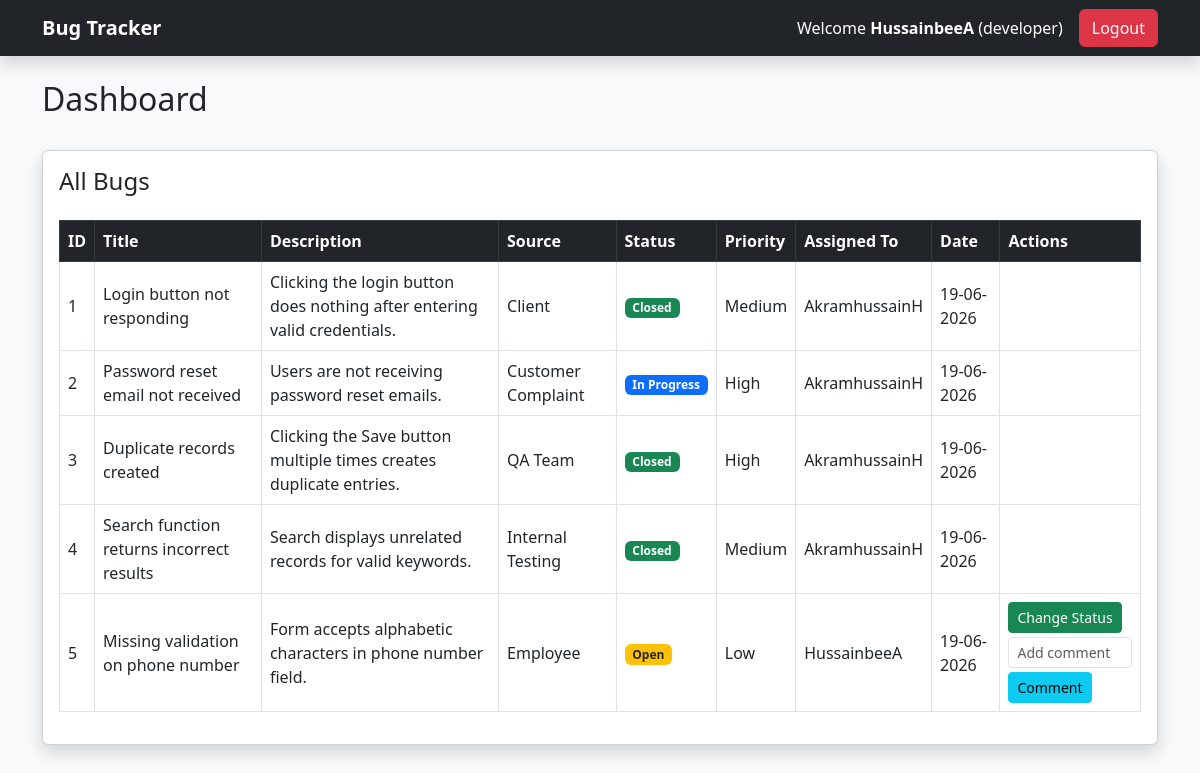
The app's page /dashboard (signed in) with its own data.
### models.py (models this page shows)
class User(db.Model):
    __tablename__ = "user"
    id = db.Column(db.Integer, primary_key=True)
    username = db.Column(db.String(100), unique=True, nullable=False)
    email = db.Column(db.String(100), unique=True, nullable=False)
    password = db.Column(db.String(255), nullable=False)
    role = db.Column(db.String(50), nullable=False)

class Bug(db.Model):
    __tablename__ = "bug"
    id = db.Column(db.Integer, primary_key=True)
    title = db.Column(db.String(200), nullable=False)
    description = db.Column(db.Text, nullable=False)
    priority = db.Column(db.String(50))
    bug_source = db.Column(db.String(100))
    status = db.Column(db.String(50), default="Open")
    created_by_id = db.Column(
        db.Integer,
        db.ForeignKey("user.id")
    )
    assigned_to_id = db.Column(
        db.Integer,
        db.ForeignKey("user.id")
    )
    assigned_to = db.relationship(
    "User",
    foreign_keys=[assigned_to_id]
)
    created_at = db.Column(
        db.DateTime,
        default=datetime.utcnow
    )
    comments = db.relationship(
        "Comment",
        backref="bug",
        lazy=True,
        cascade="all, delete-orphan"
    )

### app.py (the view, shortened to what this page needs)
@app.route("/dashboard")
def dashboard():
    if "user_id" not in session:
        return redirect("/login")
    role = session["role"].lower()
    if role == "admin":
        bugs = Bug.query.all()
    else:
        bugs = Bug.query.filter(
            Bug.status != "Deleted"
        ).all()
    developers = User.query.filter(
        User.role.ilike("developer")
    ).all()
    total_bugs = Bug.query.filter(
        Bug.status != "Deleted"
    ).count()
    open_bugs = Bug.query.filter_by(
        status="Open"
    ).count()
    in_progress_bugs = Bug.query.filter_by(
        status="In Progress"
    ).count()
    resolved_bugs = Bug.query.filter_by(
        status="Resolved"
    ).count()
    closed_bugs = Bug.query.filter_by(
        status="Closed"
    ).count()
    deleted_bugs = Bug.query.filter_by(
        status="Deleted"
    ).count()
    return render_template(
        "dashboard.html",
        bugs=bugs,
        developers=developers,
        total_bugs=total_bugs,
        open_bugs=open_bugs,
        in_progress_bugs=in_progress_bugs,
        resolved_bugs=resolved_bugs,
        closed_bugs=closed_bugs,
        deleted_bugs=deleted_bugs
    )

### templates/dashboard.html (shortened to what this page needs)
{% extends 'base.html' %}
{% block content %}
<div class="d-flex justify-content-between align-items-center mb-4">
<h2>Dashboard</h2>
</div>
<div class="card shadow">
<div class="card-body">
    <h4 class="mb-4">All Bugs</h4>
    <table class="table table-bordered table-hover align-middle">
        <thead class="table-dark">
            <tr>
                <th>ID</th>
                <th>Title</th>
                <th>Description</th>
                <th>Source</th>
                <th>Status</th>
                <th>Priority</th>
                <th>Assigned To</th>
                <th>Date</th>
                <th>Actions</th>
            </tr>
        </thead>
        <tbody>
            {% for bug in bugs %}
            <tr>
                <td>{{ loop.index }}</td>
                <td>{{ bug.title }}</td>
                <td>
    {{ bug.description }}
</td>
                <td>{{ bug.bug_source }}</td>
                <td>
                    {% if bug.status|lower == 'open' %}
<span class="badge bg-warning text-dark">
    Open
</span>
{% elif bug.status|lower == 'in progress' %}
<span class="badge bg-primary">
    In Progress
</span>
{% elif bug.status|lower == 'resolved' %}
<span class="badge bg-info text-dark">
    Resolved
</span>
{% elif bug.status|lower == 'closed' %}
<span class="badge bg-success">
    Closed
</span>
{% elif bug.status|lower == 'deleted' %}
<span class="badge bg-danger">
    Deleted
</span>
{% endif %}
                </td>
                <td>{{ bug.priority }}</td>
                <td>
                    {% if bug.assigned_to %}
                        {{ bug.assigned_to.username }}
                    {% else %}
                        Not Assigned
                    {% endif %}
                </td>
                <td>
                    {{ bug.created_at.strftime('%d-%m-%Y') }}
                </td>
                <td>
                    {% set role = session['role']|lower %}
                    {% if role == 'developer'
                          and bug.assigned_to_id == session['user_id'] %}
                        {% if bug.status|lower in
                              ['open', 'in progress'] %}
                        <a href="/update_status/{{ bug.id }}"
                           class="btn btn-success btn-sm mb-1">
                            Change Status
                        </a>
                        {% endif %}
                        <form method="POST"
                              action="/add_comment/{{ bug.id }}">
                            <input
                                type="text"
                                name="comment"
                                class="form-control form-control-sm mb-1"
                                placeholder="Add comment"
                                required
                            >
                            <button
                                class="btn btn-info btn-sm">
                                Comment
                            </button>
                        </form>
                    {% endif %}
                </td>
            </tr>
            {% endfor %}
        </tbody>
    </table>
</div>
</div>
{% endblock %}

### templates/base.html (shortened to what this page needs)
<!DOCTYPE html>
<html lang="en">
<head>
    <link
        href="https://cdn.jsdelivr.net/npm/bootstrap@5.3.0/dist/css/bootstrap.min.css"
        rel="stylesheet"
    >
</head>
<body class="bg-light">
    <nav class="navbar navbar-expand-lg navbar-dark bg-dark shadow">
        <div class="container">
            <a class="navbar-brand fw-bold" href="/dashboard">
                Bug Tracker
            </a>
            {% if session.get('user_id') %}
            <div class="d-flex align-items-center">
                <span class="text-white me-3">
                    Welcome
                    <strong>
                        {{ session['username'] }}
                    </strong>
                    ({{ session['role'] }})
                </span>
                <a
                    href="/logout"
                    class="btn btn-danger"
                >
                    Logout
                </a>
            </div>
            {% endif %}
        </div>
    </nav>
    <div class="container mt-4">
        {% block content %}
        {% endblock %}
    </div>
</body>
</html>

### records on screen
User: username "HussainbeeA"
Bug: title "Login button not responding", description "Clicking the login button does nothing after entering valid credentials.", bug_source "Client", status "Closed", priority "Medium", assigned_to.username "AkramhussainH", created_at "19-06-2026"
Bug: title "Password reset email not received", description "Users are not receiving password reset emails.", bug_source "Customer Complaint", status "In Progress", priority "High", assigned_to.username "AkramhussainH", created_at "19-06-2026"
Bug: title "Duplicate records created", description "Clicking the Save button multiple times creates duplicate entries.", bug_source "QA Team", status "Closed", priority "High", assigned_to.username "AkramhussainH", created_at "19-06-2026"
Bug: title "Search function returns incorrect results", description "Search displays unrelated records for valid keywords.", bug_source "Internal Testing", status "Closed", priority "Medium", assigned_to.username "AkramhussainH", created_at "19-06-2026"
Bug: title "Missing validation on phone number", description "Form accepts alphabetic characters in phone number field.", bug_source "Employee", status "Open", priority "Low", assigned_to.username "HussainbeeA", created_at "19-06-2026"

### other values on screen
{{ session['role'] }} "developer"
